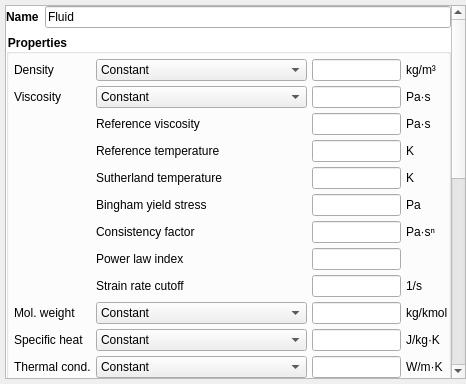
<?xml version="1.0" encoding="UTF-8"?>
<ui version="4.0">
 <class>fluid</class>
 <widget class="QWidget" name="fluid">
  <property name="geometry">
   <rect>
    <x>0</x>
    <y>0</y>
    <width>466</width>
    <height>384</height>
   </rect>
  </property>
  <property name="styleSheet">
   <string notr="true"/>
  </property>
  <layout class="QGridLayout" name="gridLayout_6">
   <property name="leftMargin">
    <number>5</number>
   </property>
   <property name="topMargin">
    <number>5</number>
   </property>
   <property name="rightMargin">
    <number>0</number>
   </property>
   <property name="bottomMargin">
    <number>5</number>
   </property>
   <item row="0" column="0">
    <widget class="QScrollArea" name="scrollarea_fluid">
     <property name="widgetResizable">
      <bool>true</bool>
     </property>
     <widget class="QWidget" name="fluid_contents">
      <property name="geometry">
       <rect>
        <x>0</x>
        <y>-389</y>
        <width>446</width>
        <height>944</height>
       </rect>
      </property>
      <property name="sizePolicy">
       <sizepolicy hsizetype="Preferred" vsizetype="Preferred">
        <horstretch>2</horstretch>
        <verstretch>0</verstretch>
       </sizepolicy>
      </property>
      <property name="minimumSize">
       <size>
        <width>20</width>
        <height>0</height>
       </size>
      </property>
      <property name="autoFillBackground">
       <bool>false</bool>
      </property>
      <property name="styleSheet">
       <string notr="true">QWidget#fluid_contents {background-color: white;}</string>
      </property>
      <layout class="QGridLayout" name="gridLayout_3">
       <property name="leftMargin">
        <number>0</number>
       </property>
       <property name="topMargin">
        <number>0</number>
       </property>
       <property name="rightMargin">
        <number>0</number>
       </property>
       <property name="bottomMargin">
        <number>0</number>
       </property>
       <item row="1" column="0">
        <widget class="QWidget" name="frame_name" native="true">
         <layout class="QGridLayout" name="gridLayout_2">
          <property name="leftMargin">
           <number>0</number>
          </property>
          <property name="topMargin">
           <number>0</number>
          </property>
          <property name="rightMargin">
           <number>0</number>
          </property>
          <property name="bottomMargin">
           <number>0</number>
          </property>
          <property name="spacing">
           <number>0</number>
          </property>
          <item row="0" column="0">
           <spacer name="verticalSpacer_5">
            <property name="orientation">
             <enum>Qt::Vertical</enum>
            </property>
            <property name="sizeType">
             <enum>QSizePolicy::Minimum</enum>
            </property>
            <property name="sizeHint" stdset="0">
             <size>
              <width>20</width>
              <height>0</height>
             </size>
            </property>
           </spacer>
          </item>
          <item row="1" column="0">
           <layout class="QHBoxLayout" name="horizontalLayout_3">
            <property name="spacing">
             <number>6</number>
            </property>
            <property name="topMargin">
             <number>0</number>
            </property>
            <item>
             <widget class="QLabel" name="label_fluid_phase_name">
              <property name="font">
               <font>
                <weight>75</weight>
                <bold>true</bold>
               </font>
              </property>
              <property name="toolTip">
               <string>&lt;html&gt;&lt;head/&gt;&lt;body&gt;&lt;p&gt;&lt;span style=&quot; font-weight:400;&quot;&gt;Name for fluid phase&lt;/span&gt;&lt;/p&gt;&lt;/body&gt;&lt;/html&gt;</string>
              </property>
              <property name="text">
               <string>Name</string>
              </property>
             </widget>
            </item>
            <item>
             <widget class="LineEdit" name="lineedit_fluid_phase_name">
              <property name="toolTip">
               <string>&lt;html&gt;&lt;head/&gt;&lt;body&gt;&lt;p&gt;Name for fluid phase&lt;/p&gt;&lt;/body&gt;&lt;/html&gt;</string>
              </property>
              <property name="text">
               <string>Fluid</string>
              </property>
             </widget>
            </item>
           </layout>
          </item>
         </layout>
        </widget>
       </item>
       <item row="4" column="0">
        <widget class="QGroupBox" name="groupbox_options">
         <property name="font">
          <font>
           <weight>75</weight>
           <bold>true</bold>
          </font>
         </property>
         <property name="title">
          <string>Options</string>
         </property>
         <property name="flat">
          <bool>true</bool>
         </property>
         <layout class="QGridLayout" name="gridLayout">
          <property name="leftMargin">
           <number>5</number>
          </property>
          <property name="topMargin">
           <number>5</number>
          </property>
          <property name="rightMargin">
           <number>0</number>
          </property>
          <property name="bottomMargin">
           <number>0</number>
          </property>
          <property name="spacing">
           <number>5</number>
          </property>
          <item row="1" column="0">
           <widget class="CheckBox" name="checkbox_momentum_y_eq">
            <property name="font">
             <font>
              <weight>50</weight>
              <bold>false</bold>
             </font>
            </property>
            <property name="text">
             <string>Solve V-momentum equation</string>
            </property>
            <property name="checked">
             <bool>true</bool>
            </property>
           </widget>
          </item>
          <item row="2" column="0">
           <widget class="CheckBox" name="checkbox_momentum_z_eq">
            <property name="font">
             <font>
              <weight>50</weight>
              <bold>false</bold>
             </font>
            </property>
            <property name="text">
             <string>Solve W-momentum equation</string>
            </property>
            <property name="checked">
             <bool>true</bool>
            </property>
           </widget>
          </item>
          <item row="4" column="0">
           <layout class="QHBoxLayout" name="horizontalLayout_4"/>
          </item>
          <item row="3" column="0">
           <widget class="CheckBox" name="checkbox_species_eq">
            <property name="font">
             <font>
              <weight>50</weight>
              <bold>false</bold>
             </font>
            </property>
            <property name="text">
             <string>Enable species equations</string>
            </property>
           </widget>
          </item>
          <item row="0" column="0">
           <widget class="CheckBox" name="checkbox_momentum_x_eq">
            <property name="font">
             <font>
              <weight>50</weight>
              <bold>false</bold>
             </font>
            </property>
            <property name="text">
             <string>Solve U-momentum equation</string>
            </property>
            <property name="checked">
             <bool>true</bool>
            </property>
           </widget>
          </item>
         </layout>
        </widget>
       </item>
       <item row="3" column="0">
        <widget class="QGroupBox" name="groupbox_properties">
         <property name="font">
          <font>
           <weight>75</weight>
           <bold>true</bold>
          </font>
         </property>
         <property name="styleSheet">
          <string notr="true">QGroupBox{font-weight: bold;}</string>
         </property>
         <property name="title">
          <string>Properties</string>
         </property>
         <property name="flat">
          <bool>true</bool>
         </property>
         <layout class="QGridLayout" name="gridLayout_5" columnstretch="0,0,1,0">
          <property name="leftMargin">
           <number>5</number>
          </property>
          <property name="topMargin">
           <number>5</number>
          </property>
          <property name="rightMargin">
           <number>0</number>
          </property>
          <property name="bottomMargin">
           <number>0</number>
          </property>
          <property name="spacing">
           <number>5</number>
          </property>
          <item row="15" column="2">
           <widget class="LineEdit" name="lineedit_keyword_p_scale">
            <property name="font">
             <font>
              <weight>50</weight>
              <bold>false</bold>
             </font>
            </property>
           </widget>
          </item>
          <item row="2" column="3">
           <widget class="QLabel" name="label_sl_muref_units">
            <property name="text">
             <string>Pa·s</string>
            </property>
           </widget>
          </item>
          <item row="9" column="2">
           <widget class="LineEdit" name="lineedit_keyword_mw_avg">
            <property name="sizePolicy">
             <sizepolicy hsizetype="Expanding" vsizetype="Fixed">
              <horstretch>0</horstretch>
              <verstretch>0</verstretch>
             </sizepolicy>
            </property>
            <property name="minimumSize">
             <size>
              <width>30</width>
              <height>0</height>
             </size>
            </property>
            <property name="font">
             <font>
              <weight>50</weight>
              <bold>false</bold>
             </font>
            </property>
           </widget>
          </item>
          <item row="5" column="3">
           <widget class="QLabel" name="label_hb_tau0_units">
            <property name="text">
             <string>Pa</string>
            </property>
           </widget>
          </item>
          <item row="1" column="1">
           <widget class="ComboBox" name="combobox_fluid_viscosity_model">
            <property name="sizePolicy">
             <sizepolicy hsizetype="Preferred" vsizetype="Fixed">
              <horstretch>0</horstretch>
              <verstretch>0</verstretch>
             </sizepolicy>
            </property>
            <property name="maximumSize">
             <size>
              <width>16777215</width>
              <height>16777215</height>
             </size>
            </property>
            <property name="font">
             <font>
              <weight>50</weight>
              <bold>false</bold>
             </font>
            </property>
            <property name="sizeAdjustPolicy">
             <enum>QComboBox::AdjustToContents</enum>
            </property>
            <property name="minimumContentsLength">
             <number>20</number>
            </property>
            <item>
             <property name="text">
              <string>Constant</string>
             </property>
            </item>
            <item>
             <property name="text">
              <string>Sutherland's law</string>
             </property>
            </item>
            <item>
             <property name="text">
              <string>Herschel-Bulkley</string>
             </property>
            </item>
            <item>
             <property name="text">
              <string>Lennard-Jones</string>
             </property>
            </item>
            <item>
             <property name="text">
              <string>Cantera polynomial</string>
             </property>
            </item>
            <item>
             <property name="text">
              <string>User-provided</string>
             </property>
            </item>
           </widget>
          </item>
          <item row="4" column="1">
           <widget class="QLabel" name="label_sl_s">
            <property name="text">
             <string>Sutherland temperature</string>
            </property>
           </widget>
          </item>
          <item row="4" column="3">
           <widget class="QLabel" name="label_sl_s_units">
            <property name="text">
             <string>K</string>
            </property>
           </widget>
          </item>
          <item row="7" column="3">
           <widget class="QLabel" name="label_hb_n_units">
            <property name="text">
             <string/>
            </property>
           </widget>
          </item>
          <item row="6" column="1">
           <widget class="QLabel" name="label_hb_k0">
            <property name="text">
             <string>Consistency factor</string>
            </property>
           </widget>
          </item>
          <item row="11" column="2">
           <widget class="LineEdit" name="lineedit_keyword_k_g0">
            <property name="sizePolicy">
             <sizepolicy hsizetype="Expanding" vsizetype="Fixed">
              <horstretch>0</horstretch>
              <verstretch>0</verstretch>
             </sizepolicy>
            </property>
            <property name="minimumSize">
             <size>
              <width>30</width>
              <height>0</height>
             </size>
            </property>
            <property name="font">
             <font>
              <weight>50</weight>
              <bold>false</bold>
             </font>
            </property>
           </widget>
          </item>
          <item row="2" column="2">
           <widget class="LineEdit" name="lineedit_keyword_sl_muref"/>
          </item>
          <item row="12" column="3">
           <widget class="QLabel" name="label_dif_g0_units">
            <property name="font">
             <font>
              <weight>50</weight>
              <bold>false</bold>
             </font>
            </property>
            <property name="text">
             <string>m²/s </string>
            </property>
           </widget>
          </item>
          <item row="14" column="2">
           <widget class="LineEdit" name="lineedit_keyword_p_ref">
            <property name="font">
             <font>
              <weight>50</weight>
              <bold>false</bold>
             </font>
            </property>
           </widget>
          </item>
          <item row="2" column="1">
           <widget class="QLabel" name="label_sl_muref">
            <property name="text">
             <string>Reference viscosity</string>
            </property>
           </widget>
          </item>
          <item row="5" column="1">
           <widget class="QLabel" name="label_hb_tau0">
            <property name="text">
             <string>Bingham yield stress</string>
            </property>
           </widget>
          </item>
          <item row="3" column="1">
           <widget class="QLabel" name="label_sl_tref">
            <property name="text">
             <string>Reference temperature</string>
            </property>
           </widget>
          </item>
          <item row="3" column="2">
           <widget class="LineEdit" name="lineedit_keyword_sl_tref"/>
          </item>
          <item row="7" column="2">
           <widget class="LineEdit" name="lineedit_keyword_hb_n"/>
          </item>
          <item row="12" column="2">
           <widget class="LineEdit" name="lineedit_keyword_dif_g0">
            <property name="sizePolicy">
             <sizepolicy hsizetype="Expanding" vsizetype="Fixed">
              <horstretch>0</horstretch>
              <verstretch>0</verstretch>
             </sizepolicy>
            </property>
            <property name="minimumSize">
             <size>
              <width>30</width>
              <height>0</height>
             </size>
            </property>
            <property name="font">
             <font>
              <weight>50</weight>
              <bold>false</bold>
             </font>
            </property>
           </widget>
          </item>
          <item row="9" column="0">
           <widget class="QLabel" name="label_mol_weight_model">
            <property name="font">
             <font>
              <weight>50</weight>
              <bold>false</bold>
             </font>
            </property>
            <property name="toolTip">
             <string>Molecular weight</string>
            </property>
            <property name="text">
             <string>Mol. weight</string>
            </property>
           </widget>
          </item>
          <item row="12" column="1">
           <widget class="ComboBox" name="combobox_fluid_diffusion_model">
            <property name="sizePolicy">
             <sizepolicy hsizetype="Preferred" vsizetype="Fixed">
              <horstretch>0</horstretch>
              <verstretch>0</verstretch>
             </sizepolicy>
            </property>
            <property name="maximumSize">
             <size>
              <width>16777215</width>
              <height>16777215</height>
             </size>
            </property>
            <property name="font">
             <font>
              <weight>50</weight>
              <bold>false</bold>
             </font>
            </property>
            <property name="currentIndex">
             <number>0</number>
            </property>
            <property name="sizeAdjustPolicy">
             <enum>QComboBox::AdjustToContents</enum>
            </property>
            <property name="minimumContentsLength">
             <number>20</number>
            </property>
            <item>
             <property name="text">
              <string>Constant</string>
             </property>
            </item>
            <item>
             <property name="text">
              <string>Dilute mixture approximation (air)</string>
             </property>
            </item>
            <item>
             <property name="text">
              <string>Multi-component diffusion</string>
             </property>
            </item>
            <item>
             <property name="text">
              <string>User-provided</string>
             </property>
            </item>
           </widget>
          </item>
          <item row="15" column="0" colspan="2">
           <widget class="QLabel" name="label_p_scale">
            <property name="font">
             <font>
              <weight>50</weight>
              <bold>false</bold>
             </font>
            </property>
            <property name="text">
             <string>Pressure scale factor</string>
            </property>
           </widget>
          </item>
          <item row="5" column="2">
           <widget class="LineEdit" name="lineedit_keyword_hb_tau0"/>
          </item>
          <item row="6" column="2">
           <widget class="LineEdit" name="lineedit_keyword_hb_k0"/>
          </item>
          <item row="10" column="1">
           <widget class="ComboBox" name="combobox_fluid_specific_heat_model">
            <property name="sizePolicy">
             <sizepolicy hsizetype="Preferred" vsizetype="Fixed">
              <horstretch>0</horstretch>
              <verstretch>0</verstretch>
             </sizepolicy>
            </property>
            <property name="maximumSize">
             <size>
              <width>16777215</width>
              <height>16777215</height>
             </size>
            </property>
            <property name="font">
             <font>
              <weight>50</weight>
              <bold>false</bold>
             </font>
            </property>
            <property name="sizeAdjustPolicy">
             <enum>QComboBox::AdjustToContents</enum>
            </property>
            <property name="minimumContentsLength">
             <number>20</number>
            </property>
            <item>
             <property name="text">
              <string>Constant</string>
             </property>
            </item>
            <item>
             <property name="text">
              <string>Mixture</string>
             </property>
            </item>
            <item>
             <property name="text">
              <string>User-provided</string>
             </property>
            </item>
           </widget>
          </item>
          <item row="11" column="3">
           <widget class="QLabel" name="label_k_g0_units">
            <property name="font">
             <font>
              <weight>50</weight>
              <bold>false</bold>
             </font>
            </property>
            <property name="text">
             <string>W/m·K</string>
            </property>
           </widget>
          </item>
          <item row="11" column="1">
           <widget class="ComboBox" name="combobox_fluid_kg_model">
            <property name="sizePolicy">
             <sizepolicy hsizetype="Preferred" vsizetype="Fixed">
              <horstretch>0</horstretch>
              <verstretch>0</verstretch>
             </sizepolicy>
            </property>
            <property name="maximumSize">
             <size>
              <width>16777215</width>
              <height>16777215</height>
             </size>
            </property>
            <property name="font">
             <font>
              <weight>50</weight>
              <bold>false</bold>
             </font>
            </property>
            <property name="currentIndex">
             <number>0</number>
            </property>
            <property name="sizeAdjustPolicy">
             <enum>QComboBox::AdjustToContents</enum>
            </property>
            <property name="minimumContentsLength">
             <number>20</number>
            </property>
            <item>
             <property name="text">
              <string>Constant</string>
             </property>
            </item>
            <item>
             <property name="text">
              <string>Temperature dependent (air)</string>
             </property>
            </item>
            <item>
             <property name="text">
              <string>Lennard-Jones</string>
             </property>
            </item>
            <item>
             <property name="text">
              <string>Cantera polynomial</string>
             </property>
            </item>
            <item>
             <property name="text">
              <string>User-provided</string>
             </property>
            </item>
           </widget>
          </item>
          <item row="14" column="0" colspan="2">
           <widget class="QLabel" name="label_p_ref">
            <property name="font">
             <font>
              <weight>50</weight>
              <bold>false</bold>
             </font>
            </property>
            <property name="text">
             <string>Reference pressure</string>
            </property>
           </widget>
          </item>
          <item row="3" column="3">
           <widget class="QLabel" name="label_sl_tref_units">
            <property name="text">
             <string>K</string>
            </property>
           </widget>
          </item>
          <item row="9" column="3">
           <widget class="QLabel" name="label_mw_avg_units">
            <property name="font">
             <font>
              <weight>50</weight>
              <bold>false</bold>
             </font>
            </property>
            <property name="text">
             <string>kg/kmol</string>
            </property>
           </widget>
          </item>
          <item row="0" column="3">
           <widget class="QLabel" name="label_ro_g0_units">
            <property name="font">
             <font>
              <weight>50</weight>
              <bold>false</bold>
             </font>
            </property>
            <property name="text">
             <string>kg/m³ </string>
            </property>
           </widget>
          </item>
          <item row="6" column="3">
           <widget class="QLabel" name="label_hb_k0_units">
            <property name="text">
             <string>Pa·sⁿ</string>
            </property>
           </widget>
          </item>
          <item row="8" column="1">
           <widget class="QLabel" name="label_hb_gama_c">
            <property name="text">
             <string>Strain rate cutoff </string>
            </property>
           </widget>
          </item>
          <item row="12" column="0">
           <widget class="QLabel" name="label_fluid_diffusion_model">
            <property name="font">
             <font>
              <weight>50</weight>
              <bold>false</bold>
             </font>
            </property>
            <property name="text">
             <string>Diffusivity</string>
            </property>
           </widget>
          </item>
          <item row="13" column="0" colspan="4">
           <widget class="QWidget" name="widget_multicomponent_diffusion" native="true">
            <layout class="QGridLayout" name="gridLayout_7">
             <property name="leftMargin">
              <number>10</number>
             </property>
             <property name="topMargin">
              <number>0</number>
             </property>
             <property name="rightMargin">
              <number>0</number>
             </property>
             <property name="bottomMargin">
              <number>0</number>
             </property>
             <item row="1" column="0">
              <widget class="QWidget" name="widget_binary" native="true">
               <layout class="QVBoxLayout" name="verticalLayout">
                <property name="leftMargin">
                 <number>0</number>
                </property>
                <property name="topMargin">
                 <number>0</number>
                </property>
                <property name="rightMargin">
                 <number>0</number>
                </property>
                <property name="bottomMargin">
                 <number>0</number>
                </property>
                <item>
                 <layout class="QGridLayout" name="layout_binary">
                  <property name="spacing">
                   <number>2</number>
                  </property>
                 </layout>
                </item>
               </layout>
              </widget>
             </item>
             <item row="0" column="0">
              <layout class="QHBoxLayout" name="hlayout_dif_coeff_kt" stretch="0,1">
               <item>
                <widget class="QLabel" name="label_dif_coeff_kt">
                 <property name="text">
                  <string>Coefficient type</string>
                 </property>
                </widget>
               </item>
               <item>
                <widget class="ComboBox" name="combobox_dif_coeff_kt">
                 <item>
                  <property name="text">
                   <string>Constant binary coefficients</string>
                  </property>
                 </item>
                 <item>
                  <property name="text">
                   <string>Lennard-Jones intermolecular potential model</string>
                  </property>
                 </item>
                </widget>
               </item>
              </layout>
             </item>
             <item row="3" column="0" colspan="2">
              <widget class="CheckBox" name="checkbox_keyword_dif_thermal">
               <property name="text">
                <string>Include thermal diffusion effects</string>
               </property>
              </widget>
             </item>
            </layout>
           </widget>
          </item>
          <item row="7" column="1">
           <widget class="QLabel" name="label_hb_n">
            <property name="text">
             <string>Power law index</string>
            </property>
           </widget>
          </item>
          <item row="1" column="0">
           <widget class="QLabel" name="label_fluid_viscosity_model">
            <property name="font">
             <font>
              <weight>50</weight>
              <bold>false</bold>
             </font>
            </property>
            <property name="text">
             <string>Viscosity</string>
            </property>
           </widget>
          </item>
          <item row="0" column="2">
           <widget class="LineEdit" name="lineedit_keyword_ro_g0">
            <property name="sizePolicy">
             <sizepolicy hsizetype="Expanding" vsizetype="Fixed">
              <horstretch>0</horstretch>
              <verstretch>0</verstretch>
             </sizepolicy>
            </property>
            <property name="minimumSize">
             <size>
              <width>30</width>
              <height>0</height>
             </size>
            </property>
            <property name="font">
             <font>
              <weight>50</weight>
              <bold>false</bold>
             </font>
            </property>
           </widget>
          </item>
          <item row="8" column="2">
           <widget class="LineEdit" name="lineedit_keyword_hb_gama_c"/>
          </item>
          <item row="4" column="2">
           <widget class="LineEdit" name="lineedit_keyword_sl_s"/>
          </item>
          <item row="0" column="1">
           <widget class="ComboBox" name="combobox_fluid_density_model">
            <property name="sizePolicy">
             <sizepolicy hsizetype="Preferred" vsizetype="Fixed">
              <horstretch>0</horstretch>
              <verstretch>0</verstretch>
             </sizepolicy>
            </property>
            <property name="maximumSize">
             <size>
              <width>16777215</width>
              <height>16777215</height>
             </size>
            </property>
            <property name="font">
             <font>
              <weight>50</weight>
              <bold>false</bold>
             </font>
            </property>
            <property name="sizeAdjustPolicy">
             <enum>QComboBox::AdjustToContents</enum>
            </property>
            <property name="minimumContentsLength">
             <number>20</number>
            </property>
            <item>
             <property name="text">
              <string>Constant</string>
             </property>
            </item>
            <item>
             <property name="text">
              <string>Ideal gas law</string>
             </property>
            </item>
            <item>
             <property name="text">
              <string>User-provided</string>
             </property>
            </item>
           </widget>
          </item>
          <item row="9" column="1">
           <widget class="ComboBox" name="combobox_fluid_mol_weight_model">
            <property name="sizePolicy">
             <sizepolicy hsizetype="Preferred" vsizetype="Fixed">
              <horstretch>0</horstretch>
              <verstretch>0</verstretch>
             </sizepolicy>
            </property>
            <property name="maximumSize">
             <size>
              <width>16777215</width>
              <height>16777215</height>
             </size>
            </property>
            <property name="font">
             <font>
              <weight>50</weight>
              <bold>false</bold>
             </font>
            </property>
            <property name="sizeAdjustPolicy">
             <enum>QComboBox::AdjustToContents</enum>
            </property>
            <property name="minimumContentsLength">
             <number>20</number>
            </property>
            <item>
             <property name="text">
              <string>Constant</string>
             </property>
            </item>
            <item>
             <property name="text">
              <string>Mixture</string>
             </property>
            </item>
           </widget>
          </item>
          <item row="8" column="3">
           <widget class="QLabel" name="label_hb_gama_c_units">
            <property name="text">
             <string>1/s</string>
            </property>
           </widget>
          </item>
          <item row="14" column="3">
           <widget class="QLabel" name="label_p_ref_units">
            <property name="font">
             <font>
              <weight>50</weight>
              <bold>false</bold>
             </font>
            </property>
            <property name="text">
             <string>Pa</string>
            </property>
           </widget>
          </item>
          <item row="10" column="0">
           <widget class="QLabel" name="label_fluid_specific_heat_model">
            <property name="font">
             <font>
              <weight>50</weight>
              <bold>false</bold>
             </font>
            </property>
            <property name="text">
             <string>Specific heat</string>
            </property>
           </widget>
          </item>
          <item row="10" column="2">
           <widget class="LineEdit" name="lineedit_keyword_c_pg0">
            <property name="sizePolicy">
             <sizepolicy hsizetype="Expanding" vsizetype="Fixed">
              <horstretch>0</horstretch>
              <verstretch>0</verstretch>
             </sizepolicy>
            </property>
            <property name="minimumSize">
             <size>
              <width>30</width>
              <height>0</height>
             </size>
            </property>
            <property name="font">
             <font>
              <weight>50</weight>
              <bold>false</bold>
             </font>
            </property>
           </widget>
          </item>
          <item row="1" column="3">
           <widget class="QLabel" name="label_mu_g0_units">
            <property name="font">
             <font>
              <weight>50</weight>
              <bold>false</bold>
             </font>
            </property>
            <property name="text">
             <string>Pa·s</string>
            </property>
           </widget>
          </item>
          <item row="1" column="2">
           <widget class="LineEdit" name="lineedit_keyword_mu_g0">
            <property name="sizePolicy">
             <sizepolicy hsizetype="Expanding" vsizetype="Fixed">
              <horstretch>0</horstretch>
              <verstretch>0</verstretch>
             </sizepolicy>
            </property>
            <property name="minimumSize">
             <size>
              <width>30</width>
              <height>0</height>
             </size>
            </property>
            <property name="font">
             <font>
              <weight>50</weight>
              <bold>false</bold>
             </font>
            </property>
           </widget>
          </item>
          <item row="0" column="0">
           <widget class="QLabel" name="label_fluid_density_model">
            <property name="font">
             <font>
              <weight>50</weight>
              <bold>false</bold>
             </font>
            </property>
            <property name="text">
             <string>Density</string>
            </property>
           </widget>
          </item>
          <item row="10" column="3">
           <widget class="QLabel" name="label_c_pg0_units">
            <property name="font">
             <font>
              <weight>50</weight>
              <bold>false</bold>
             </font>
            </property>
            <property name="text">
             <string>J/kg·K</string>
            </property>
           </widget>
          </item>
          <item row="11" column="0">
           <widget class="QLabel" name="label_fluid_kg_model">
            <property name="font">
             <font>
              <weight>50</weight>
              <bold>false</bold>
             </font>
            </property>
            <property name="toolTip">
             <string>Thermal conductivity</string>
            </property>
            <property name="text">
             <string>Thermal cond.</string>
            </property>
           </widget>
          </item>
         </layout>
        </widget>
       </item>
       <item row="5" column="0">
        <widget class="QGroupBox" name="groupbox_species">
         <property name="font">
          <font>
           <weight>75</weight>
           <bold>true</bold>
          </font>
         </property>
         <property name="title">
          <string>Species</string>
         </property>
         <property name="flat">
          <bool>true</bool>
         </property>
         <property name="checkable">
          <bool>false</bool>
         </property>
         <layout class="QGridLayout" name="gridLayout_4">
          <property name="leftMargin">
           <number>0</number>
          </property>
          <property name="topMargin">
           <number>5</number>
          </property>
          <property name="rightMargin">
           <number>0</number>
          </property>
          <property name="bottomMargin">
           <number>0</number>
          </property>
          <item row="0" column="0">
           <widget class="QWidget" name="frame_add_delete_copy_species" native="true">
            <property name="font">
             <font>
              <weight>50</weight>
              <bold>false</bold>
             </font>
            </property>
            <layout class="QHBoxLayout" name="horizontalLayout_17">
             <property name="spacing">
              <number>0</number>
             </property>
             <property name="leftMargin">
              <number>0</number>
             </property>
             <property name="topMargin">
              <number>0</number>
             </property>
             <property name="rightMargin">
              <number>0</number>
             </property>
             <property name="bottomMargin">
              <number>0</number>
             </property>
             <item>
              <widget class="QToolButton" name="toolbutton_fluid_species_add">
               <property name="font">
                <font>
                 <weight>50</weight>
                 <bold>false</bold>
                </font>
               </property>
               <property name="text">
                <string>Add</string>
               </property>
               <property name="autoRaise">
                <bool>true</bool>
               </property>
              </widget>
             </item>
             <item>
              <widget class="QToolButton" name="toolbutton_fluid_species_delete">
               <property name="font">
                <font>
                 <weight>50</weight>
                 <bold>false</bold>
                </font>
               </property>
               <property name="text">
                <string>Delete</string>
               </property>
               <property name="autoRaise">
                <bool>true</bool>
               </property>
              </widget>
             </item>
             <item>
              <widget class="QToolButton" name="toolbutton_fluid_species_edit">
               <property name="font">
                <font>
                 <weight>50</weight>
                 <bold>false</bold>
                </font>
               </property>
               <property name="toolTip">
                <string>Edit selected species</string>
               </property>
               <property name="text">
                <string>Copy</string>
               </property>
               <property name="autoRaise">
                <bool>true</bool>
               </property>
              </widget>
             </item>
             <item>
              <spacer name="horizontalSpacer_6">
               <property name="orientation">
                <enum>Qt::Horizontal</enum>
               </property>
               <property name="sizeHint" stdset="0">
                <size>
                 <width>40</width>
                 <height>20</height>
                </size>
               </property>
              </spacer>
             </item>
            </layout>
           </widget>
          </item>
          <item row="1" column="0">
           <widget class="QTableWidget" name="tablewidget_fluid_species">
            <property name="sizePolicy">
             <sizepolicy hsizetype="Expanding" vsizetype="MinimumExpanding">
              <horstretch>0</horstretch>
              <verstretch>0</verstretch>
             </sizepolicy>
            </property>
            <property name="minimumSize">
             <size>
              <width>0</width>
              <height>100</height>
             </size>
            </property>
            <property name="maximumSize">
             <size>
              <width>16777215</width>
              <height>16777215</height>
             </size>
            </property>
            <property name="font">
             <font>
              <weight>50</weight>
              <bold>false</bold>
             </font>
            </property>
            <property name="horizontalScrollBarPolicy">
             <enum>Qt::ScrollBarAlwaysOff</enum>
            </property>
            <property name="selectionMode">
             <enum>QAbstractItemView::SingleSelection</enum>
            </property>
            <property name="selectionBehavior">
             <enum>QAbstractItemView::SelectRows</enum>
            </property>
            <attribute name="horizontalHeaderVisible">
             <bool>true</bool>
            </attribute>
            <attribute name="horizontalHeaderCascadingSectionResizes">
             <bool>false</bool>
            </attribute>
            <attribute name="horizontalHeaderMinimumSectionSize">
             <number>20</number>
            </attribute>
            <attribute name="horizontalHeaderDefaultSectionSize">
             <number>100</number>
            </attribute>
            <attribute name="horizontalHeaderHighlightSections">
             <bool>false</bool>
            </attribute>
            <attribute name="horizontalHeaderStretchLastSection">
             <bool>false</bool>
            </attribute>
            <attribute name="verticalHeaderVisible">
             <bool>false</bool>
            </attribute>
            <attribute name="verticalHeaderHighlightSections">
             <bool>false</bool>
            </attribute>
            <column>
             <property name="text">
              <string>Name</string>
             </property>
            </column>
            <column>
             <property name="text">
              <string>P</string>
             </property>
             <property name="toolTip">
              <string>Phase</string>
             </property>
            </column>
            <column>
             <property name="text">
              <string>Mw</string>
             </property>
             <property name="toolTip">
              <string>Molecular weight</string>
             </property>
            </column>
            <column>
             <property name="text">
              <string>Hf/R</string>
             </property>
             <property name="toolTip">
              <string>Heat of formation (normalized)</string>
             </property>
            </column>
           </widget>
          </item>
         </layout>
        </widget>
       </item>
      </layout>
     </widget>
    </widget>
   </item>
  </layout>
 </widget>
 <customwidgets>
  <customwidget>
   <class>LineEdit</class>
   <extends>QLineEdit</extends>
   <header location="global">mfixgui.widgets.base</header>
  </customwidget>
  <customwidget>
   <class>CheckBox</class>
   <extends>QCheckBox</extends>
   <header>mfixgui.widgets.base</header>
  </customwidget>
  <customwidget>
   <class>ComboBox</class>
   <extends>QComboBox</extends>
   <header>mfixgui.widgets.base</header>
  </customwidget>
 </customwidgets>
 <tabstops>
  <tabstop>lineedit_fluid_phase_name</tabstop>
  <tabstop>combobox_fluid_density_model</tabstop>
  <tabstop>lineedit_keyword_ro_g0</tabstop>
  <tabstop>combobox_fluid_viscosity_model</tabstop>
  <tabstop>lineedit_keyword_mu_g0</tabstop>
  <tabstop>lineedit_keyword_sl_muref</tabstop>
  <tabstop>lineedit_keyword_sl_tref</tabstop>
  <tabstop>lineedit_keyword_sl_s</tabstop>
  <tabstop>lineedit_keyword_hb_tau0</tabstop>
  <tabstop>lineedit_keyword_hb_k0</tabstop>
  <tabstop>lineedit_keyword_hb_n</tabstop>
  <tabstop>lineedit_keyword_hb_gama_c</tabstop>
  <tabstop>combobox_fluid_mol_weight_model</tabstop>
  <tabstop>lineedit_keyword_mw_avg</tabstop>
  <tabstop>combobox_fluid_specific_heat_model</tabstop>
  <tabstop>lineedit_keyword_c_pg0</tabstop>
  <tabstop>combobox_fluid_kg_model</tabstop>
  <tabstop>lineedit_keyword_k_g0</tabstop>
  <tabstop>combobox_fluid_diffusion_model</tabstop>
  <tabstop>lineedit_keyword_dif_g0</tabstop>
  <tabstop>combobox_dif_coeff_kt</tabstop>
  <tabstop>checkbox_keyword_dif_thermal</tabstop>
  <tabstop>lineedit_keyword_p_ref</tabstop>
  <tabstop>lineedit_keyword_p_scale</tabstop>
  <tabstop>checkbox_momentum_x_eq</tabstop>
  <tabstop>checkbox_momentum_y_eq</tabstop>
  <tabstop>checkbox_momentum_z_eq</tabstop>
  <tabstop>checkbox_species_eq</tabstop>
  <tabstop>toolbutton_fluid_species_add</tabstop>
  <tabstop>toolbutton_fluid_species_delete</tabstop>
  <tabstop>toolbutton_fluid_species_edit</tabstop>
  <tabstop>tablewidget_fluid_species</tabstop>
  <tabstop>scrollarea_fluid</tabstop>
 </tabstops>
 <resources/>
 <connections/>
</ui>
